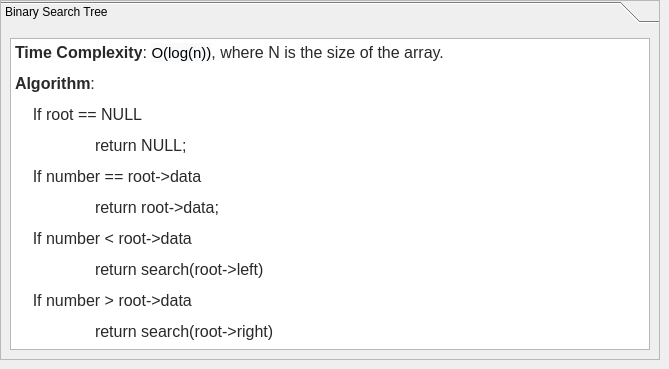
    <widget class="QWidget" name="tab_2">
     <attribute name="title">
      <string>Trees</string>
     </attribute>
     <widget class="QToolBox" name="toolBox_2">
      <property name="geometry">
       <rect>
        <x>0</x>
        <y>0</y>
        <width>660</width>
        <height>360</height>
       </rect>
      </property>
      <property name="frameShape">
       <enum>QFrame::StyledPanel</enum>
      </property>
      <property name="frameShadow">
       <enum>QFrame::Raised</enum>
      </property>
      <property name="lineWidth">
       <number>3</number>
      </property>
      <property name="currentIndex">
       <number>0</number>
      </property>
      <widget class="QWidget" name="page_3">
       <property name="geometry">
        <rect>
         <x>0</x>
         <y>0</y>
         <width>658</width>
         <height>327</height>
        </rect>
       </property>
       <attribute name="label">
        <string>Binary Search Tree</string>
       </attribute>
       <layout class="QVBoxLayout" name="verticalLayout">
        <item>
         <widget class="QTextBrowser" name="textBrowser_5">
          <property name="html">
           <string>&lt;!DOCTYPE HTML PUBLIC &quot;-//W3C//DTD HTML 4.0//EN&quot; &quot;http://www.w3.org/TR/REC-html40/strict.dtd&quot;&gt;
&lt;html&gt;&lt;head&gt;&lt;meta name=&quot;qrichtext&quot; content=&quot;1&quot; /&gt;&lt;style type=&quot;text/css&quot;&gt;
p, li { white-space: pre-wrap; }
&lt;/style&gt;&lt;/head&gt;&lt;body style=&quot; font-family:'Fira Sans Semi-Light'; font-size:10pt; font-weight:400; font-style:normal;&quot;&gt;
&lt;p style=&quot; margin-top:12px; margin-bottom:12px; margin-left:0px; margin-right:0px; -qt-block-indent:0; text-indent:0px;&quot;&gt;&lt;span style=&quot; font-family:'Nunito','sans-serif'; font-size:16px; font-weight:696; color:rgba(0,0,0,0.839216); background-color:#ffffff;&quot;&gt;Time Complexity&lt;/span&gt;&lt;span style=&quot; font-family:'Nunito','sans-serif'; font-size:16px; color:rgba(0,0,0,0.839216); background-color:#ffffff;&quot;&gt;: &lt;/span&gt;&lt;span style=&quot; font-family:'droid sans mono','inconsolata','menlo','consolas','bitstream vera sans mono','courier','monospace'; font-size:11pt; color:#000000; background-color:#f9fafc;&quot;&gt;O(log(n))&lt;/span&gt;&lt;span style=&quot; font-family:'Nunito','sans-serif'; font-size:16px; color:rgba(0,0,0,0.839216); background-color:#ffffff;&quot;&gt;, where N is the size of the array.&lt;/span&gt;&lt;/p&gt;
&lt;p style=&quot; margin-top:12px; margin-bottom:12px; margin-left:0px; margin-right:0px; -qt-block-indent:0; text-indent:0px;&quot;&gt;&lt;span style=&quot; font-family:'Nunito','sans-serif'; font-size:16px; font-weight:696; color:rgba(0,0,0,0.839216); background-color:#ffffff;&quot;&gt;Algorithm&lt;/span&gt;&lt;span style=&quot; font-family:'Nunito','sans-serif'; font-size:16px; color:rgba(0,0,0,0.839216); background-color:#ffffff;&quot;&gt;: &lt;/span&gt;&lt;/p&gt;
&lt;p style=&quot; margin-top:12px; margin-bottom:12px; margin-left:0px; margin-right:0px; -qt-block-indent:0; text-indent:0px;&quot;&gt;&lt;span style=&quot; font-family:'Nunito','sans-serif'; font-size:16px; color:rgba(0,0,0,0.839216); background-color:#ffffff;&quot;&gt;    If root == NULL &lt;/span&gt;&lt;/p&gt;
&lt;p style=&quot; margin-top:12px; margin-bottom:12px; margin-left:0px; margin-right:0px; -qt-block-indent:0; text-indent:0px;&quot;&gt;&lt;span style=&quot; font-family:'Nunito','sans-serif'; font-size:16px; color:rgba(0,0,0,0.839216); background-color:#ffffff;&quot;&gt;	return NULL;&lt;/span&gt;&lt;/p&gt;
&lt;p style=&quot; margin-top:12px; margin-bottom:12px; margin-left:0px; margin-right:0px; -qt-block-indent:0; text-indent:0px;&quot;&gt;&lt;span style=&quot; font-family:'Nunito','sans-serif'; font-size:16px; color:rgba(0,0,0,0.839216); background-color:#ffffff;&quot;&gt;    If number == root-&amp;gt;data &lt;/span&gt;&lt;/p&gt;
&lt;p style=&quot; margin-top:12px; margin-bottom:12px; margin-left:0px; margin-right:0px; -qt-block-indent:0; text-indent:0px;&quot;&gt;&lt;span style=&quot; font-family:'Nunito','sans-serif'; font-size:16px; color:rgba(0,0,0,0.839216); background-color:#ffffff;&quot;&gt;	return root-&amp;gt;data;&lt;/span&gt;&lt;/p&gt;
&lt;p style=&quot; margin-top:12px; margin-bottom:12px; margin-left:0px; margin-right:0px; -qt-block-indent:0; text-indent:0px;&quot;&gt;&lt;span style=&quot; font-family:'Nunito','sans-serif'; font-size:16px; color:rgba(0,0,0,0.839216); background-color:#ffffff;&quot;&gt;    If number &amp;lt; root-&amp;gt;data &lt;/span&gt;&lt;/p&gt;
&lt;p style=&quot; margin-top:12px; margin-bottom:12px; margin-left:0px; margin-right:0px; -qt-block-indent:0; text-indent:0px;&quot;&gt;&lt;span style=&quot; font-family:'Nunito','sans-serif'; font-size:16px; color:rgba(0,0,0,0.839216); background-color:#ffffff;&quot;&gt;    	return search(root-&amp;gt;left)&lt;/span&gt;&lt;/p&gt;
&lt;p style=&quot; margin-top:12px; margin-bottom:12px; margin-left:0px; margin-right:0px; -qt-block-indent:0; text-indent:0px;&quot;&gt;&lt;span style=&quot; font-family:'Nunito','sans-serif'; font-size:16px; color:rgba(0,0,0,0.839216); background-color:#ffffff;&quot;&gt;    If number &amp;gt; root-&amp;gt;data &lt;/span&gt;&lt;/p&gt;
&lt;p style=&quot; margin-top:12px; margin-bottom:12px; margin-left:0px; margin-right:0px; -qt-block-indent:0; text-indent:0px;&quot;&gt;&lt;span style=&quot; font-family:'Nunito','sans-serif'; font-size:16px; color:rgba(0,0,0,0.839216); background-color:#ffffff;&quot;&gt;    	return search(root-&amp;gt;right)&lt;/span&gt;&lt;/p&gt;&lt;/body&gt;&lt;/html&gt;</string>
          </property>
         </widget>
        </item>
       </layout>
      </widget>
     </widget>
    </widget>
